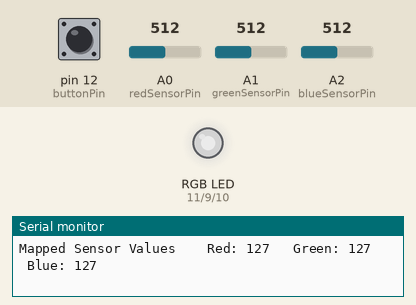
This sketch was run on a simulated Arduino Uno, built with avr-gcc and run on an emulated ATmega328P. Parts: an RGB LED mixed from three pins (HIGH = lit), the last lines printed to the serial monitor. Inputs (shaded band) come from the test bench; at power-on: pin 12 (buttonPin) LOW, A0 (redSensorPin) = 512, A1 (greenSensorPin) = 512, A2 (blueSensorPin) = 512. Dim RGB values are drawn brighter than linear.

Above: at 1.3 s.
1.4 s: pin 12 (buttonPin) pulled HIGH for 0.65 s
At 3.3 s:
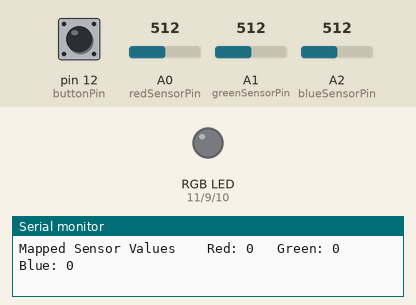
3.6 s: A0 (redSensorPin) set to 494
At 4.2 s:
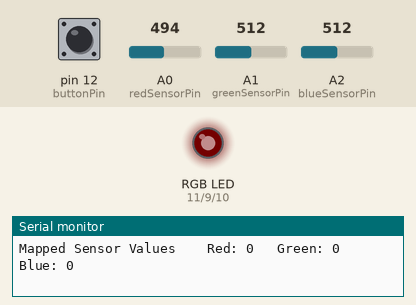
5.2 s: A1 (greenSensorPin) set to 499
At 6.2 s:
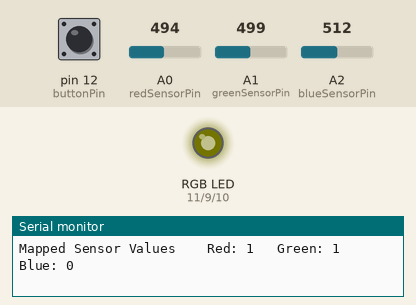
6.9 s: A2 (blueSensorPin) set to 495
At 8.1 s:
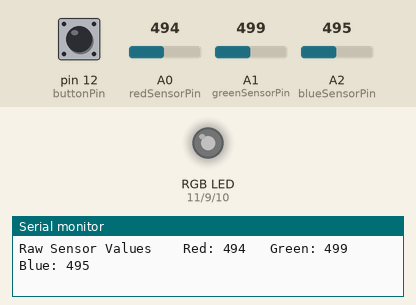
8.5 s: A1 (greenSensorPin) set to 716
At 9.8 s:
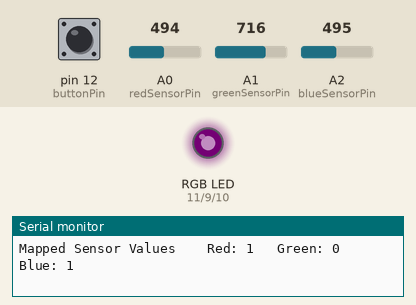
10.1 s: A0 (redSensorPin) set to 716
At 10.8 s:
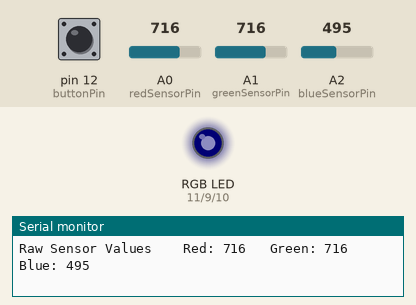
Timing chart, 0 to 12.7 s (numbered marks = the images above; inputs shaded):
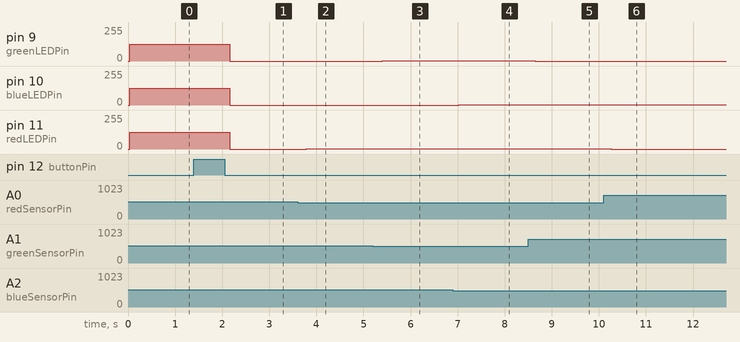

The sketch:

project-04.ino
```cpp
/*
|--------------------------------------------------------------------------
| Project 04 - Color Mixing Lamp
|--------------------------------------------------------------------------
|
| Use a tri-color LED, three photoresistors and the technique called Pulse
| Width Modulation (PWM) to create a lamp that smoothly changes colors
| depending on the external lighting conditions.
|
*/

// Constants (pins)
const int   greenLEDPin     = 9;    // Output pin to control the green color
const int   redLEDPin       = 11;   // Output pin to control the red color
const int   blueLEDPin      = 10;   // Output pin to control the blue color

const int   redSensorPin    = A0;   // Input pin to read the analog value of the color red.
const int   greenSensorPin  = A1;   // Input pin to read the analog value of the color green.
const int   blueSensorPin   = A2;   // Input pin to read the analog value of the color blue.

const int   buttonPin       = 12;   // Input pin of the button used to trigger the calibration process.

// Variable initialization
int redValue          = 0;  // This variables will store the calculated output values
int greenValue        = 0;  // of each color that we will send to the tri-color LED.
int blueValue         = 0;  // The value will be an integer between 0 and 255.

int sensorValue[]     = {0, 0, 0};          // This array will store the readed input values of the sensors (range 0 - 1023).
int sensorMin[]       = {1023, 1023, 1023}; // The initial minimum value of each sensor is the maximum value possible.
int sensorMax[]       = {0, 0, 0};          // The initial maximum value of each sensor is the minimum value possible.

// This function reads the sensor values
void readSensors() {

  // read the analog value (range 0 - 1023)
  sensorValue[0]    = analogRead(redSensorPin);
  sensorValue[1]    = analogRead(greenSensorPin);
  sensorValue[2]    = analogRead(blueSensorPin);

  // print raw values
  Serial.print("Raw Sensor Values ");
  logValues(sensorValue[0], sensorValue[1], sensorValue[2]);

  // re-map the readed values to the corresponding min-max ranges.
  for(int i=0; i<3; i++) {
    sensorValue[i]    = map(sensorValue[i], sensorMin[i], sensorMax[i], 0, 255);
  }

  // print re-mapped values
  Serial.print("Mapped Sensor Values ");
  logValues(redValue, greenValue, blueValue);

  // store and constrain the output in case the sensor value is outside the range seen during calibration.
  redValue          = constrain(sensorValue[0], 0, 255);
  greenValue        = constrain(sensorValue[1], 0, 255);
  blueValue         = constrain(sensorValue[2], 0, 255);
}

// Print the color values
void logValues(int red, int green, int blue){
  Serial.print("\t Red: ");
  Serial.print(red);
  Serial.print("\t Green: ");
  Serial.print(green);
  Serial.print("\t Blue: ");
  Serial.println(blue);
}

// Calibrate the sensors
void calibrate() {

  Serial.println("Calibrating");

  // read the sensors
  sensorValue[0]    = analogRead(redSensorPin);
  sensorValue[1]    = analogRead(greenSensorPin);
  sensorValue[2]    = analogRead(blueSensorPin);

  // record the maximum sensor values
  for(int i=0; i<3; i++) {
    if (sensorValue[i] > sensorMax[i]) {
      sensorMax[i] = sensorValue[i];
    }
  }

  // record the minimum sensor values
  for(int i=0; i<3; i++) {
    if (sensorValue[i] < sensorMin[i]) {
      sensorMin[i] = sensorValue[i];
    }
  }

}

// Setup code, run once
void setup() {

  // Setup reading speed of the serial port
  Serial.begin(9600);

  // Pin configuration
  pinMode(greenLEDPin, OUTPUT);
  pinMode(redLEDPin, OUTPUT);
  pinMode(blueLEDPin, OUTPUT);
  pinMode(buttonPin, INPUT);

}

// Main code, run repeatedly
void loop() {

  // while the button is pressed, take calibration readings
  while (digitalRead(buttonPin) == HIGH) {
    calibrate();
  }

  // read the sensor values
  readSensors();

  // write values to the tri-color LED
  analogWrite(redLEDPin, redValue);
  analogWrite(greenLEDPin, greenValue);
  analogWrite(blueLEDPin, blueValue);

  delay(500);
}
```

Measured:
- after the input at 1.4 s, pin 9 (greenLEDPin), pin 10 (blueLEDPin), pin 11 (redLEDPin): 127/255 → 0/255 after 0.77 s
- after the input at 3.6 s, pin 11 (redLEDPin): 0/255 → 1/255 after 0.18 s
- after the input at 5.2 s, pin 9 (greenLEDPin): 0/255 → 1/255 after 0.20 s
- after the input at 6.9 s, pin 10 (blueLEDPin): 0/255 → 1/255 after 0.12 s
- after the input at 8.5 s, pin 9 (greenLEDPin): 1/255 → 0/255 after 0.14 s
- after the input at 10.1 s, pin 11 (redLEDPin): 1/255 → 0/255 after 0.16 s
